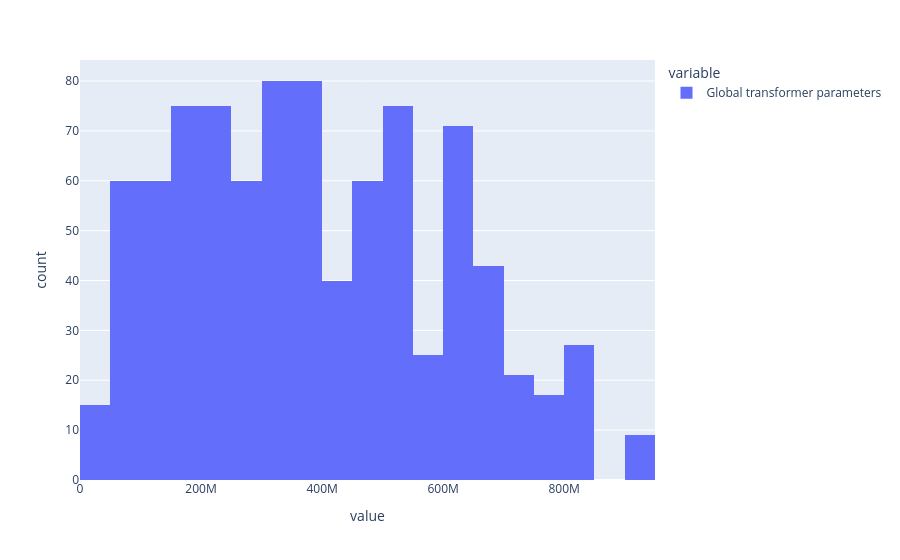

The notebook cell saved with this chart:
### Code cell
df = pd.read_csv("Compute allocations.csv")
# byte_level = df[df['Patch size'] == 1]
byte_level = df[(df['FLOPs'] == 's') & (df['Patch size'] == 6) & (df['Global transformer layers'] >= 6)]
# byte_level['Global transformer parameters'].sort_values(ascending=False)
fig = px.histogram(byte_level['Global transformer parameters'])

fig.show()

### Figure 1 — Plotly figure (JSON) as saved in the notebook; plotly's stock layout.template omitted (floating-point values rounded to 4 significant figures; data arrays with more than 128 entries replaced by an {"elided": "..."} marker saying what was removed)
{"data": [{"alignmentgroup": "True", "bingroup": "x", "hovertemplate": "variable=Global transformer parameters<br>value=%{x}<br>count=%{y}<extra></extra>", "legendgroup": "Global transformer parameters", "marker": {"color": "#636efa", "pattern": {"shape": ""}}, "name": "Global transformer parameters", "offsetgroup": "Global transformer parameters", "orientation": "v", "showlegend": true, "type": "histogram", "x": {"elided": "893 int values"}, "xaxis": "x", "yaxis": "y"}], "layout": {"barmode": "relative", "legend": {"title": {"text": "variable"}, "tracegroupgap": 0}, "margin": {"t": 60}, "xaxis": {"anchor": "y", "domain": [0, 1], "title": {"text": "value"}}, "yaxis": {"anchor": "x", "domain": [0, 1], "title": {"text": "count"}}}}
